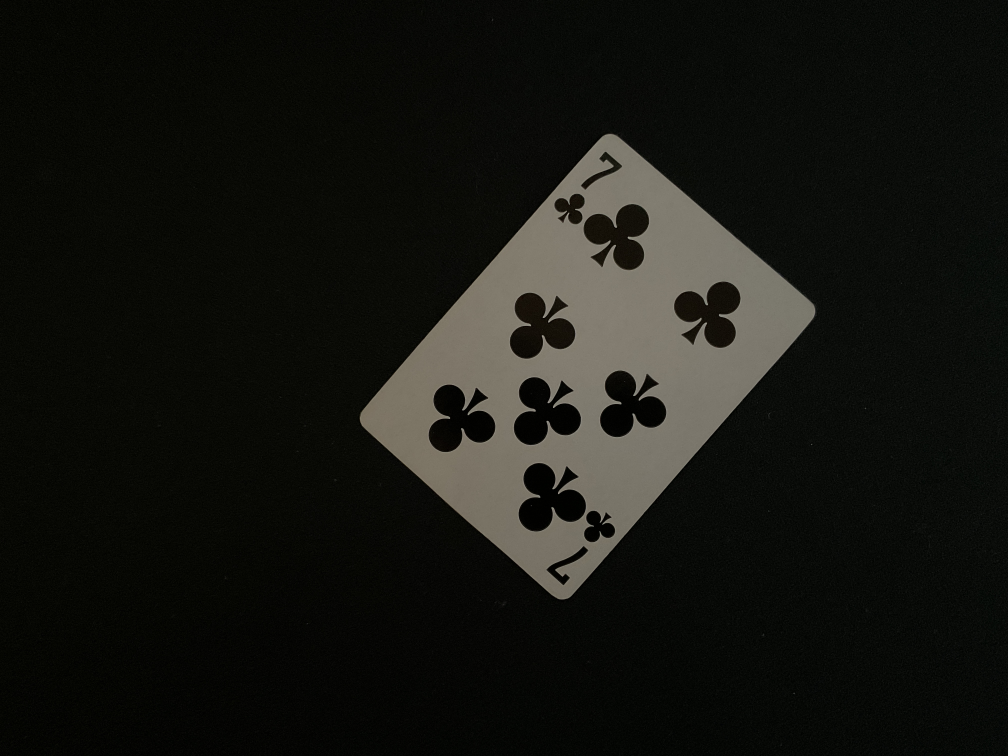
#> input picture project_4/5.JPG, 4032 x 3024 px (shown at 1/4 size)
$ python -i TM.py   (imports and definitions only)   (older library calls are emulated)
#> lines starting #> are read from the running program, lines starting #| are printed output that depends on the picture
#> further down, picture is the input picture: shape (3024, 4032, 3); mean B, G, R 17.6, 22.1, 21.7
import cv2
import numpy as np
import matplotlib.pyplot as plt
from pathlib2 import Path


# [53 lines left out: function read_image, not called in this run]


def gaussian_blur(img):
    gaussian_kernel = np.array([[0, 0, 1, 2, 1, 0, 0],
                                [0, 3, 13, 22, 13, 3, 0],
                                [1, 13, 59, 97, 59, 13, 1],
                                [2, 22, 97, 159, 97, 22, 2],
                                [1, 13, 59, 97, 59, 13, 1],
                                [0, 3, 13, 22, 13, 3, 0],
                                [0, 0, 1, 2, 1, 0, 0]], dtype=np.float32) / 1003

    img_blurred = cv2.filter2D(img, cv2.CV_32F, gaussian_kernel)
    return img_blurred


def sobel_kernel(img, threshold_value):
#> called with threshold_value = 0.6
    gx = np.array([[-1, 0, 1], [-2, 0, 2], [-1, 0, 1]])
    gy = np.array([[1, 2, 1], [0, 0, 0], [-1, -2, -1]])

    grad_x = cv2.filter2D(img, cv2.CV_32F, gx)
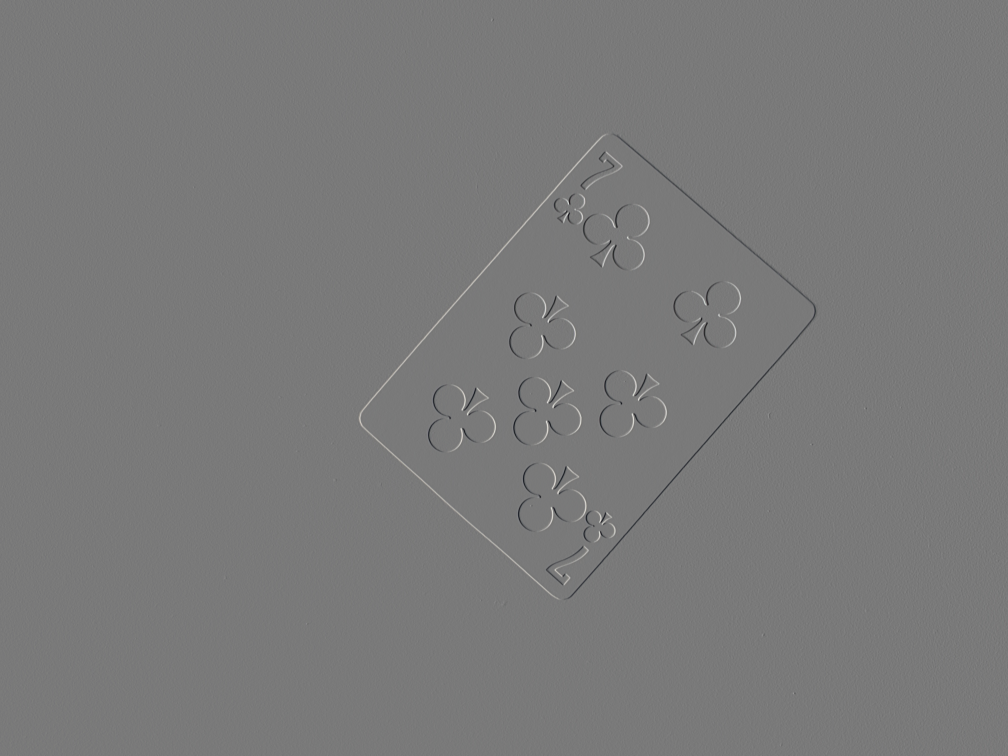
#> grad_x: shape (3024, 4032, 3) float32 (shown at 1/4 size); mean B, G, R 0, 0, 0; drawn with min black and max white
    grad_y = cv2.filter2D(img, cv2.CV_32F, gy)

    grad_magnitude = np.abs(grad_x) + np.abs(grad_y)
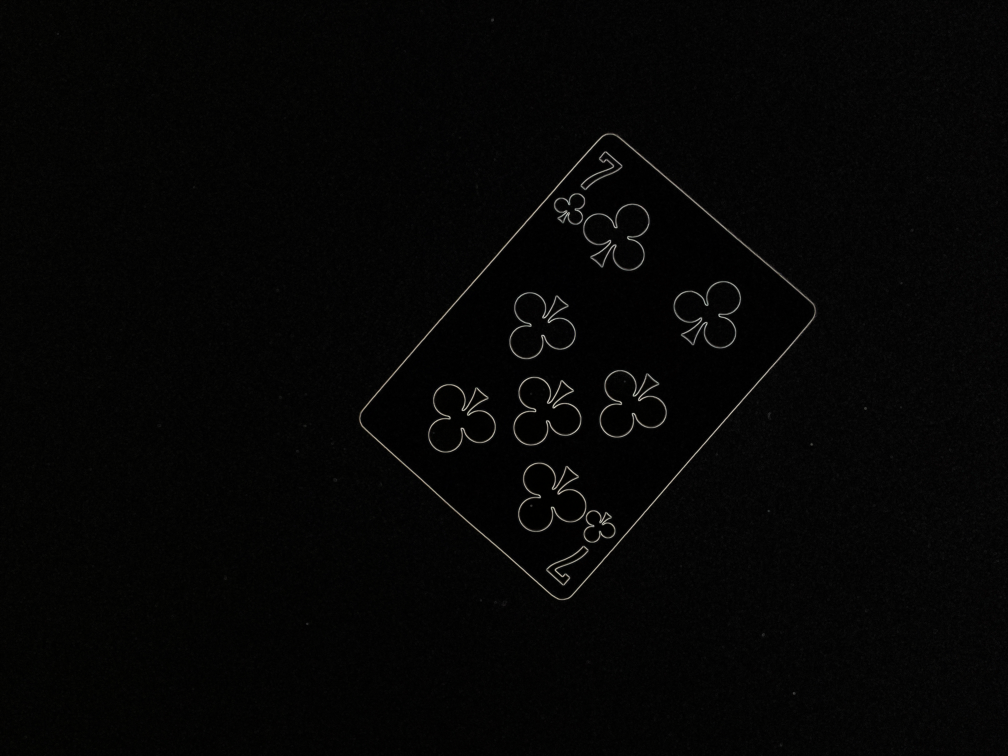
#> grad_magnitude: shape (3024, 4032, 3) float32 (shown at 1/4 size); mean B, G, R 7.3, 7.8, 7.9; drawn with min black and max white
    threshold = np.max(grad_magnitude) * threshold_value
#> threshold = 215.7
    edge_mask = grad_magnitude > threshold
    grad_direction = np.arctan2(grad_y, grad_x) * 180 / np.pi
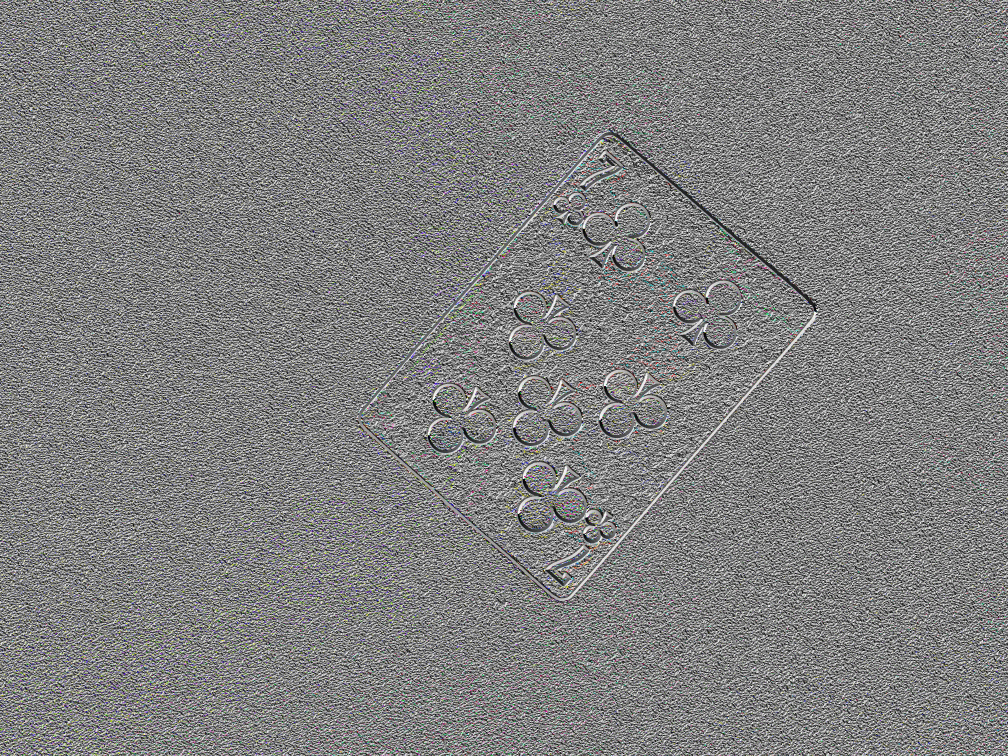
#> grad_direction: shape (3024, 4032, 3) float32 (shown at 1/4 size); mean B, G, R 0.6, 0.7, 0.7; drawn with min black and max white
    edge_directions = (grad_direction[edge_mask] - 90.0) % 180

    hist, bin_edges = np.histogram(edge_directions, bins=np.arange(1, 181, 1))
#> hist = 179 values, max 5650 at index 47, min 35 at index 89, mean 548.7; bin_edges = 180 values from 1 to 180
    dominant_angle_index = np.argmax(hist)
#> dominant_angle_index = 47
    dominant_angle = bin_edges[dominant_angle_index]
#> dominant_angle = 48
    print(f"Dominant Angle: {dominant_angle}")
#| Dominant Angle: 48

    return edge_mask, dominant_angle


# [12 lines left out: function rotate_image, not called in this run]


def crop_image(img):
    crop_img_blurred = gaussian_blur(img)
    crop_img_blurred = gaussian_blur(crop_img_blurred)
    crop_img_blurred = gaussian_blur(crop_img_blurred)
    crop_edge_mask, crop_dominant_angle = sobel_kernel(crop_img_blurred, threshold_value=0.6)
#> crop_dominant_angle = 48

    edge_coords = np.column_stack(np.where(crop_edge_mask))

#> (the run stopped early here; a loop or call above may not have finished)
